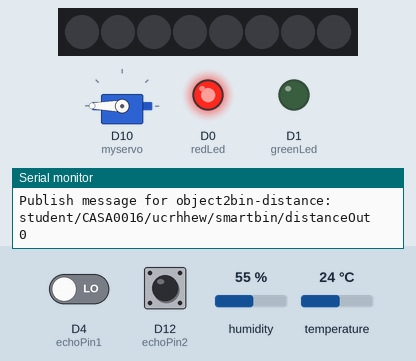
Simulated run of this sketch. Board: Arduino MKR. On the bench: servo, 8 RGB LEDs in strip order, left to right, output pins drawn as LEDs (lit = HIGH), the last lines printed to the serial monitor. The inputs (shaded band) are chosen by the test bench; at power-on: D12 (echoPin2) LOW, D4 (echoPin1) LOW, humidity 55 %, temperature 24 °C. WiFi joins after 1.5 s; servers stay silent unless stated; the local clock reads 2024-03-15 10:24:30 at power-on unless the sketch sets it; no MQTT or app messages arrive unless stated; not simulated (calls return 0 or success): arduino_secrets.h; pins used as bus, display or sensor lines are not drawn.

Above: at 2.9 s.
3.0 s: D12 (echoPin2) pulsed HIGH 2 times (0.12 s each, 0.3 s apart)
At 3.7 s:
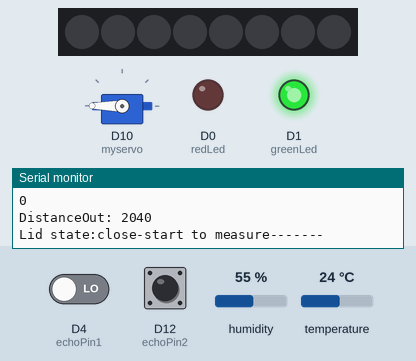
At 6.1 s:
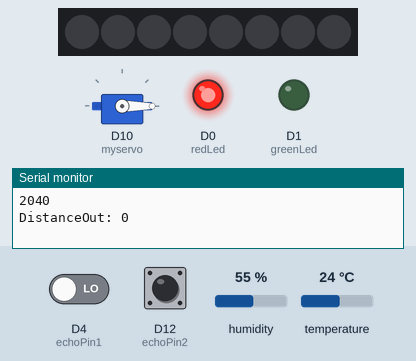
Timing chart, 0 to 7.6 s (numbered marks = the images above; inputs shaded):
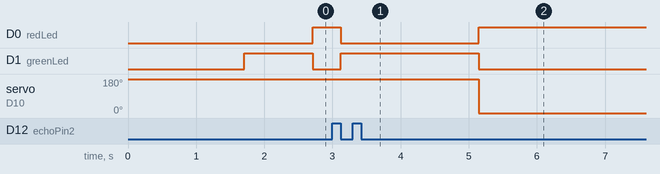

Measured:
- after the input at 3.0 s, D0 (redLed): HIGH → LOW after 0.12 s, → HIGH 2.0 s later; D1 (greenLed): LOW → HIGH after 0.12 s, → LOW 2.0 s later; servo on D10 (myservo): 180° → 0° after 2.1 s

The sketch:

smartbin_final.ino
```cpp
// libraries
#include <DHT.h>
#include <WiFiNINA.h>
#include <ArduinoMqttClient.h>
#include <Servo.h>
#include <ezTime.h>
#include "arduino_secrets.h"
#include <Adafruit_NeoPixel.h>

//Id & password setting
const char* ssid     = SECRET_SSID;
const char* password = SECRET_PASS;
const char* mqttuser = SECRET_MQTTUSER;
const char* mqttpass = SECRET_MQTTPASS;

// MQTT topic
const char topic[]  = "student/CASA0016/ucrhhew/smartbin/temperature";
const char topic1[]  = "student/CASA0016/ucrhhew/smartbin/humidity";
const char topic2[]  = "student/CASA0016/ucrhhew/smartbin/level";//-garbage level
const char topic3[]  = "student/CASA0016/ucrhhew/smartbin/timeopen";//-count open times
const char topic4[]  = "student/CASA0016/ucrhhew/smartbin/distanceOut";

//MQTT Server
const char* mqtt_server = "mqtt.cetools.org";
WiFiClient wifiClient;
MqttClient mqttClient(wifiClient);

//DHT setting
#define debugSerial Serial
#define DHTPIN 8
#define DHTTYPE DHT22
DHT dht(DHTPIN, DHTTYPE);

//Servo Setting
Servo myservo;
int pos = 180;

//defines pins numbers
const int trigPin1 = 7;        // Ultrasonic sensor
const int echoPin1 = 4;        // Ultrasonic sensor
const int trigPin2 =13;        // Ultrasonic sensor
const int echoPin2 = 12;

// defines variables
long durationIn;
long durationOut;
int distanceIn;
int distanceOut;
int level;
float tempLevel = 0;
float totalLevel= 30.00;
int timeopen = 0;
int sen = 0;
int j=0;
boolean push = 1;

//led
#define redLed 0 //lid-state open
#define greenLed 1 // lid-state-close

//led-strip
#define PIN 2
#define NUMPIXELS 8
#define DELAYVAL 500
Adafruit_NeoPixel pixels(NUMPIXELS, PIN);


void setup(){

  debugSerial.begin(9600);
  delay(100);
  //start Wifi
  startWifi();
  // start MQTT server
  mqttClient.connect(mqtt_server, 1884);
  // Wait a maximum of 10s for Serial Monitor
  //while (!debugSerial && millis() < 10000);
  myservo.attach(10);
  myservo.write(pos);
  pinMode(trigPin1, OUTPUT);     // Sets the trigPin as an Output
  pinMode(echoPin1, INPUT); // Sets the echoPin as an Input
  pinMode(trigPin2, OUTPUT);     // Sets the trigPin as an Output
  pinMode(echoPin2, INPUT);
  pinMode(redLed, OUTPUT);
  pinMode(greenLed, OUTPUT);

  //Initialise the DHT sensor
  dht.begin();
  connectMQTT();
  pixels.begin();
  pixels.clear();

  //turn on greenLed-bin start working!
  Serial.println("SMART DUSTBIN IS Ready TO WORK");
  digitalWrite(redLed, LOW);
  digitalWrite(greenLed, HIGH);

}


void loop(){
// updata every second-otherwise the (readdistance&open-close lid) process will delay
 if (secondChanged()) {
  readDistance();
  sendMQTT();
  //Serial.println(GB.dateTime("H:i:s"));
  //delay(5000);
 }

}

void readDistance(){

   digitalWrite(trigPin2, LOW); // Clears the trigPin
   digitalWrite(trigPin2, HIGH); // Sets the trigPin on HIGH state for 10 micro seconds
   delay(10);
   digitalWrite(trigPin2, LOW);
   durationOut = pulseIn(echoPin2, HIGH); // Reads the echoPin
   // Calculate the distance (Garbage in the bin)
   distanceOut = durationOut*0.034/2;


   debugSerial.print("DistanceOut: ");
   debugSerial.println(distanceOut);


  if (distanceOut < 10){

    //turn on red light-lid open!
    digitalWrite(greenLed, LOW);
    digitalWrite(redLed, HIGH);

//referring start-but made some changes
//https://github.com/honhon01/Smart-Waste-Bin/tree/master/Arduino_SmartWasteBin
    if(push == 0) // If the bin previously closed
      {
      push = 1; // Set that bin is open
      myservo.write(pos-180);
      delay(10000);
      timeopen++;  // Count Time open
      Serial.print("Open the lip---------- " + String(timeopen)+ "\n");

      }
    }
  else
  {
      push = 0;
      myservo.write(pos);
      digitalWrite(redLed, LOW);
      digitalWrite(greenLed, HIGH);

      // when the lid is close, start measuring
      Serial.print("Lid state:close-start to measure------- \n");

      //read temperature and humidity
      uint16_t temperature = dht.readTemperature(false); //false=Celsius, true=Farenheit
      uint16_t humidity = dht.readHumidity(false); //Read humidity values

      // Calculate the distance (Garbage in the bin)
      digitalWrite(trigPin1, LOW); // Clears the trigPin
      digitalWrite(trigPin1, HIGH); // Sets the trigPin on HIGH state for 10 micro seconds
      delay(10);
      digitalWrite(trigPin1, LOW);
      durationIn = pulseIn(echoPin1, HIGH); // Reads the echoPin
      distanceIn = durationIn*0.034/2;
      //debugSerial.print("DistanceIn: ");
      //debugSerial.println(distanceIn);

      if(distanceIn > 30){
        distanceIn = 30;}
      else if(distanceIn < 0){
        distanceIn = 0;}
      //Calculate level of garbage in %
      tempLevel = distanceIn/totalLevel * 100;
      level = 100 - tempLevel;

      /*
      debugSerial.print("Temperature: ");
      debugSerial.println(temperature);
      debugSerial.print("Humidity: ");
      debugSerial.println(humidity);
      debugSerial.print("level: ");
      debugSerial.println(level);
      debugSerial.print("timeopen: ");
      debugSerial.println(timeopen);
      */
 //******************************referring end


      stripLed();

      }
  }
  //delay(10000);


void startWifi(){
  // connecting to a WiFi network
  Serial.println();
  Serial.print("Connecting to ");
  Serial.println(ssid);
  WiFi.begin(ssid, password);

  // check to see if connected and wait until you are
  while (WiFi.status() != WL_CONNECTED) {
    delay(500);
    Serial.print(".");
  }
  Serial.println("");
  Serial.println("WiFi connected");
  Serial.print("IP address: ");
  Serial.println(WiFi.localIP());
}

void connectMQTT(){
 mqttClient.setUsernamePassword(mqttuser,mqttpass);
 Serial.println("You're connected to the network");
 Serial.println();
 Serial.print("Attempting to connect to the MQTT broker: ");
 Serial.println(mqtt_server);
 if (!mqttClient.connect(mqtt_server, 1884)) {
    Serial.print("MQTT connection failed! Error code = ");
    Serial.println(mqttClient.connectError());
      while (1);
    }
   Serial.println("You're connected to the MQTT broker!");
   Serial.println();

  }

void sendMQTT() {
    mqttClient.available();
    mqttClient.poll();
    uint16_t  Temperature = dht.readTemperature();
    Serial.print("Publish message for bin-temperature: ");//change
    Serial.println(topic);
    Serial.println(Temperature);

    uint16_t Humidity = dht.readHumidity();
    Serial.print("Publish message for bin-humidity: ");
    Serial.println(topic1);
    Serial.println(Humidity);

    Serial.print("Publish message for garbage level: ");
    Serial.println(topic2);
    Serial.println(level);

    Serial.print("Publish message for lid-timeopen: ");
    Serial.println(topic3);
    Serial.println(timeopen);

/*
    Serial.print("Publish message for In: ");
    Serial.println(topic4);
    Serial.println(distanceIn);
*/
    Serial.print("Publish message for object2bin-distance: ");
    Serial.println(topic4);
    Serial.println(distanceOut);


    // send message, the Print interface can be used to set the message contents
    mqttClient.beginMessage(topic);
    mqttClient.print(Temperature);
    mqttClient.endMessage();

    mqttClient.beginMessage(topic1);
    mqttClient.print(Humidity);
    mqttClient.endMessage();

    mqttClient.beginMessage(topic2);
    mqttClient.print(level);
    mqttClient.endMessage();

    mqttClient.beginMessage(topic3);
    mqttClient.print(timeopen);
    mqttClient.endMessage();

    mqttClient.beginMessage(topic4);
    mqttClient.print(distanceOut);
    mqttClient.endMessage();
}
// sometimes max level is 86 not 100
void stripLed(){
  pixels.clear();
  Serial.println(level);
  if ((0<=level) && (level<=10)){
    pixels.clear();
    }

 //Serial.println(level);//避免误差0-90 max-86
  else if ((10<level) && (level<=20)){
    for(int i=0; i<1; i++) {
      pixels.setPixelColor(i, 255,105,180);
    }
  }
  else if ((20<level) && (level<=30)){
    for(int i=0; i<2; i++) {
      pixels.setPixelColor(i, 255,105,180);
    }
  }
  else if ((30<level) && (level<=40)){
    for(int i=0; i<3; i++) {
      pixels.setPixelColor(i, 255,105,180);
    }
  }
  else if ((40<level) && (level<=50)){

    for(int i=0; i<4; i++) {
      pixels.setPixelColor(i, 255,105,180);
    }
  }

  else if ((50<level) && (level<=60)){
    for(int i=0; i<5; i++) {
      pixels.setPixelColor(i, 255,105,180);
    }
  }
  else if ((60<level) && (level<=70)){
    for(int i=0; i<6; i++) {
      pixels.setPixelColor(i, 255,105,180);
    }
  }
  else if ((70<level) &&(level<=80)){
    for(int i=0; i<7; i++) {
      pixels.setPixelColor(i, 153,0,153);
    }
  }
  else if ((80<level) &&(level<=100)){
    for(int i=0; i<8; i++) {
      pixels.setPixelColor(i, 150, 0, 0);
    }
   Serial.println("Bin is full!");
   pixels.clear();
  }

  //else {
  //pixels.clear();
    //}
  pixels.show();
  }
```
